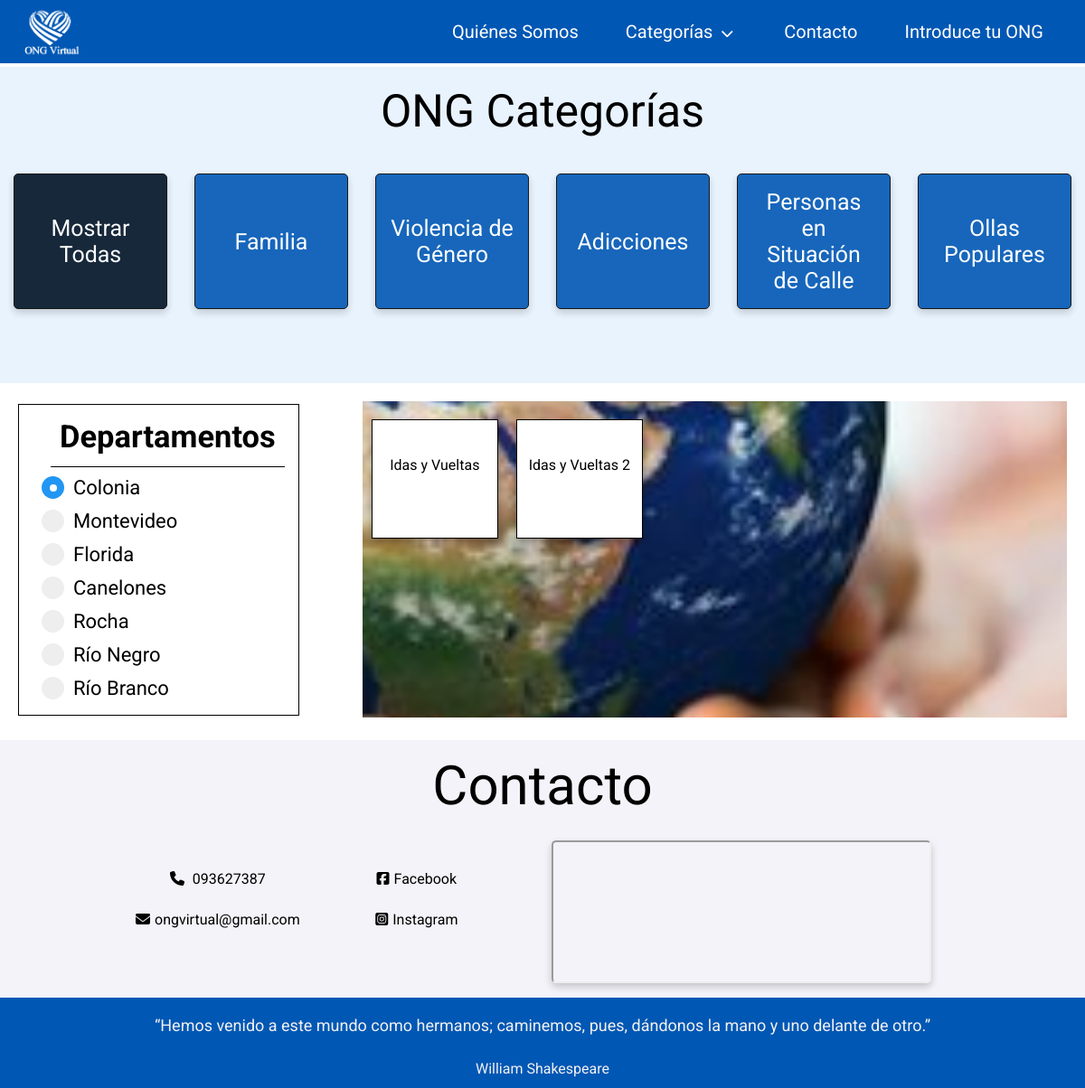
/categories2, run on an earlier commit of the app's database.
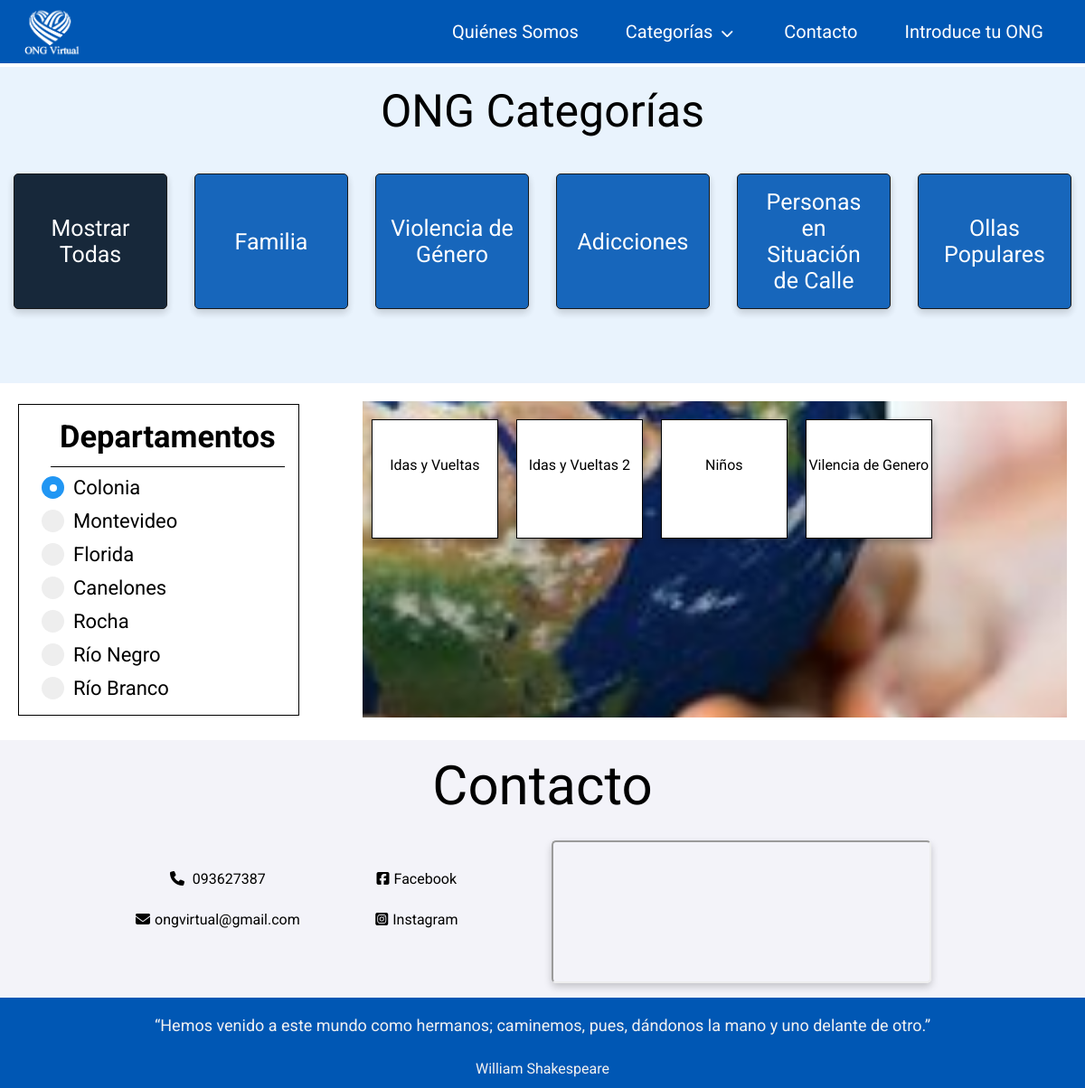
And on a later commit of the database.
### tables this page shows
CREATE TABLE ongs (id INTEGER PRIMARY KEY AUTOINCREMENT, name VARCHAR(50), description VARCHAR(500));

### app2.py (the view)
@app.route('/categories2')
def categories():
    return render_template('categories2.html', ongs = db.get_ongs())

### web/services/db.py (called while the page is built)
def get_cursor():
    def dict_factory(c, r):
        d = {}
        for idx, col in enumerate(c.description):
            d[col[0]] = r[idx]
        return d
    c = sqlite3.connect(DB_NAME)
    c.row_factory = dict_factory
    cur = c.cursor()
    return cur

def get_ongs():
    cur = get_cursor()
    cur.execute('SELECT * FROM ongs')
    list_ong = cur.fetchall()
    cur.connection.close()
    return list_ong

### web/templates/categories2.html (shortened to what this page needs)
{% extends 'layout.html' %}
{% block styles %}
<link rel="stylesheet" href="/static/styles/categories.css">
{% endblock %}
{% block content %}
<div id="myBtnContainer">
  <h2>ONG Categorías</h2>
  <div class="myBtnContainer-cont">
    <button class="btn active" onclick="filterSelection('all')"> Mostrar Todas</button>
    <button class="btn" onclick="filterSelection('cars')">Familia</button>
    <button class="btn" onclick="filterSelection('animals')">Violencia de Género</button>
    <button class="btn" onclick="filterSelection('fruits')">Adicciones </button>
    <button class="btn" onclick="filterSelection('colors')">Personas en Situación de Calle</button>
    <button class="btn" onclick="filterSelection('colors')">Ollas Populares</button>
  </div>
</div>
<div class="categories-container">
  <aside>
    <div class="aside-h1">
      <h1>Departamentos</h1>
    </div>
    <div>
      <label class="container-checkbox">Colonia
        <span class="checkmark"></span>
      </label>
      <label class="container-checkbox">Montevideo
        <span class="checkmark"></span>
      </label>
      <label class="container-checkbox">Florida
        <span class="checkmark"></span>
      </label>
      <label class="container-checkbox">Canelones
        <span class="checkmark"></span>
      </label>
      <label class="container-checkbox">Rocha
        <span class="checkmark"></span>
      </label>
      <label class="container-checkbox">Río Negro
        <span class="checkmark"></span>
      </label>
      <label class="container-checkbox">Río Branco
        <span class="checkmark"></span>
      </label>
    </div>
  </aside>
  <div class="container">
    {% for d in ongs %}
    <div class="filterDiv cars">{{d['name']}}</div>
    {% endfor%}
  </div>
</div>
{% endblock %}

What changed in the data, as far as the page shows it:
added ongs: name "Niños"
added ongs: name "Vilencia de Genero"
